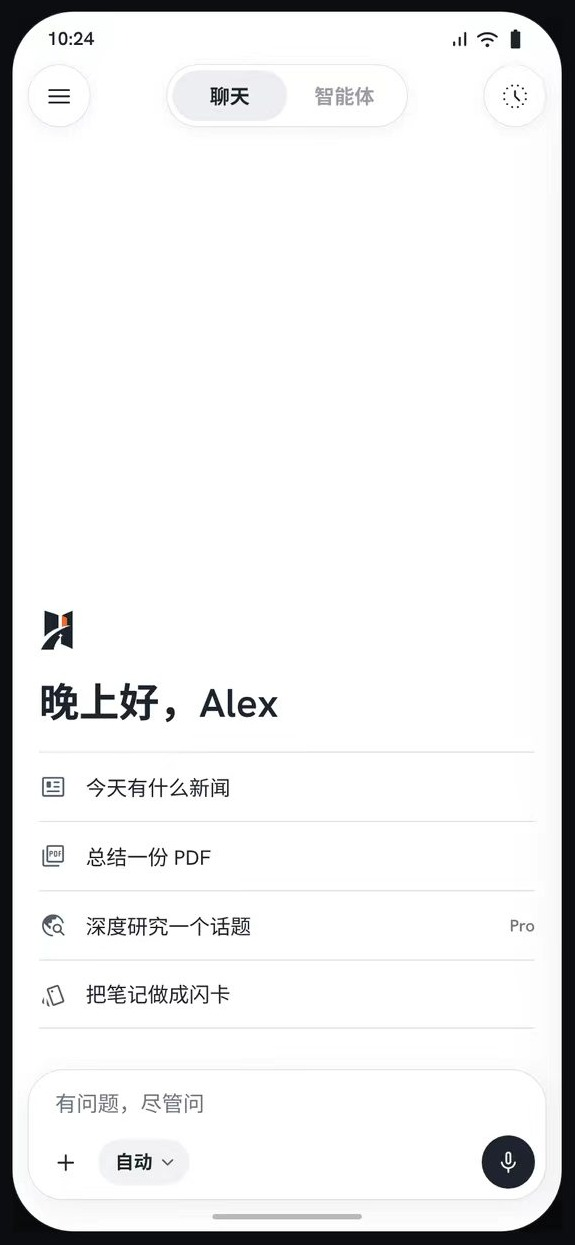
#> input picture UIDesign/app/medley/docs/verification/rounds/round4/orig-home-cn.jpg, 575 x 1245 px, found by its file name
$ python profile-hd.py
#> lines starting #> are read from the running program, lines starting #| are printed output that depends on the picture; after the words box and inside, x2 and y2 are one past the last pixel; in counts of white or black regions, pixels touching at a corner belong together
from PIL import Image
import numpy as np, os, sys
from collections import Counter
ROOT = '/home/hatch/workspace/DesignRepoForMuse'
J = os.path.join(ROOT, 'UIDesign/app/medley/docs/verification/rounds/v1.3/judge')
R = os.path.join(ROOT, 'UIDesign/app/medley/docs/verification/rounds/v1.6/post6')
def clusters_1d(xs):
    if len(xs) == 0:
        return []
    out = []; s = xs[0]; p = xs[0]
    for x in xs[1:]:
        if x - p > 5:
            out.append((int(s), int(p))); s = x
        p = x
    out.append((int(s), int(p)))
    return out
def phone_geom_cn(a, bg):
    H, W = a.shape[0], a.shape[1]
    dm = (np.abs(a - np.array(bg)).max(axis=2) > 40)
    # indicator rows 1214-1218 in crop coords for chinese crops
    y = 1216
    xs = np.where(dm[y, :])[0]
    cl = clusters_1d(xs)
    cx = W // 2
    cen = [c for c in cl if c[0] <= cx <= c[1]]
    ic = (cen[0][0] + cen[0][1]) / 2 if cen else W / 2
    xoff = ic - 280
    return (18, 0.6964, xoff)
def phone_geom_detail(a, bg):
    H, W = a.shape[0], a.shape[1]
    dm = (np.abs(a - np.array(bg)).max(axis=2) > 40)
    # find indicator: bottom 40 rows, centred cluster width 95-115
    best = None
    for y in range(H - 40, H):
        xs = np.where(dm[y, :])[0]
        cl = clusters_1d(xs)
        cx = W // 2
        cen = [c for c in cl if c[0] <= cx <= c[1] and 90 <= c[1] - c[0] + 1 <= 115]
        if cen:
            best = (y, (cen[0][0] + cen[0][1]) / 2)
    if best is None:
        return (30, 1.0, 0)
    y, ic = best
    phone_bottom = y + 9
    top = phone_bottom - 844
    xoff = ic - 195
    return (top, 1.0, xoff)
def bands(a, bg, top, sc, xoff, minc=8):
    dm = (np.abs(a - np.array(bg)).max(axis=2) > 40)
    # restrict to phone INTERIOR rect (20px inset each side kills bezel columns)
    H, W = a.shape[0], a.shape[1]
    x0 = int(round(xoff)) + 20; x1 = int(round(xoff + 390 / sc)) - 20
    y0 = int(round(top)); y1 = int(round(top + 844 / sc))
    sub = np.zeros_like(dm)
    sub[max(0, y0):min(H, y1), max(0, x0):min(W, x1)] = dm[max(0, y0):min(H, y1), max(0, x0):min(W, x1)]
    dm = sub
    cnt = dm.sum(axis=1)
    out = []; ing = False
    for y, c in enumerate(cnt):
        if c >= minc and not ing:
            s = y; ing = True
        if c < minc and ing:
            e = y - 1; ing = False
            ys, xs = np.where(dm[s:e + 1, :])
            out.append(((s - top) * sc, (e - top) * sc, (int(xs.min()) - xoff) * sc, (int(xs.max()) - xoff) * sc))
    if ing:
        e = len(cnt) - 1
        ys, xs = np.where(dm[s:e + 1, :])
        out.append(((s - top) * sc, (e - top) * sc, (int(xs.min()) - xoff) * sc, (int(xs.max()) - xoff) * sc))
    return out
def top_colors(a, bg, top, sc, xoff):
    H, W = a.shape[0], a.shape[1]
    y0 = int(top); y1 = int(top + 844 / sc)
    x0 = int(round(xoff)); x1 = int(round(xoff + 390 / sc))
    sub = a[y0:min(y1, H), max(0, x0):min(W, x1), :].reshape(-1, 3)
    dm = (np.abs(sub - np.array(bg)).max(axis=1) > 40)
    px = sub[dm]
    c = Counter(map(tuple, px.tolist()))
    return [(col, round(n / max(1, len(px)), 3)) for col, n in c.most_common(6)]
CASES = [
    ('home-cn', 'orig-home-cn.jpg', (255, 255, 255), 'home-light-cn.png', (255, 255, 255), 'cn'),
    ('lisbon-cn', 'orig-lisbon-cn.jpg', (17, 21, 24), 'chat-dark-lisbon-cn.png', (17, 21, 24), 'cn'),
    ('language', 'orig-language.jpg', (255, 255, 255), 'language-light.png', (253, 253, 253), 'cn'),
    ('home-en', 'orig-home-en.jpg', (245, 246, 248), 'home-light-en.png', (245, 246, 248), 'detail'),
    ('lisbon-en', 'orig-lisbon-en.jpg', (17, 21, 24), 'chat-dark-lisbon-en.png', (17, 21, 24), 'detail'),
    ('pricing', 'orig-pricing.jpg', (17, 21, 24), 'pricing-dark.png', (17, 21, 24), 'detail'),
    ('picker-a', 'orig-picker.jpg', (17, 21, 24), 'model-picker-a.png', (17, 21, 24), 'detail'),
    ('credits', 'orig-credits.jpg', (245, 246, 248), 'credits-light.png', (245, 246, 248), 'detail'),
]
only = sys.argv[1] if len(sys.argv) > 1 else None
for name, of, obg, rf, rbg, kind in CASES:
    if only and name != only:
        continue
    oa = np.array(Image.open(os.path.join(J, of)).convert('RGB')).astype(int)
    ra = np.array(Image.open(os.path.join(R, rf)).convert('RGB')).astype(int)
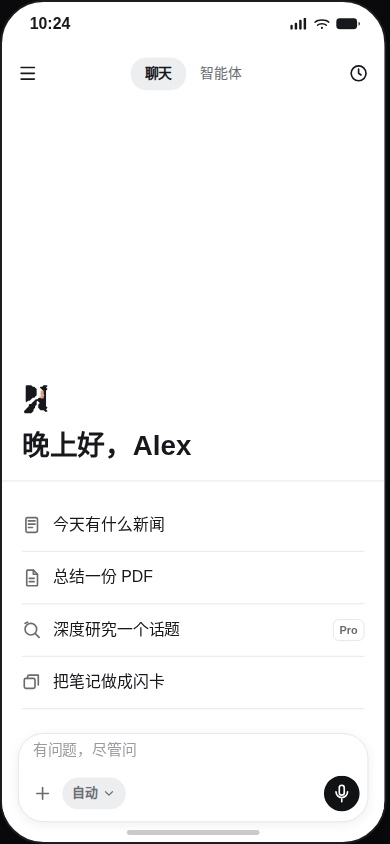
#> input picture UIDesign/app/medley/docs/verification/home-light-cn.png, 390 x 844 px, found by its file name
    if kind == 'cn':
        top, sc, xoff = phone_geom_cn(oa, obg)
#> in phone_geom_cn, `dm = (np.abs(a - np.array(bg)).max(axis=2) > 40)`:
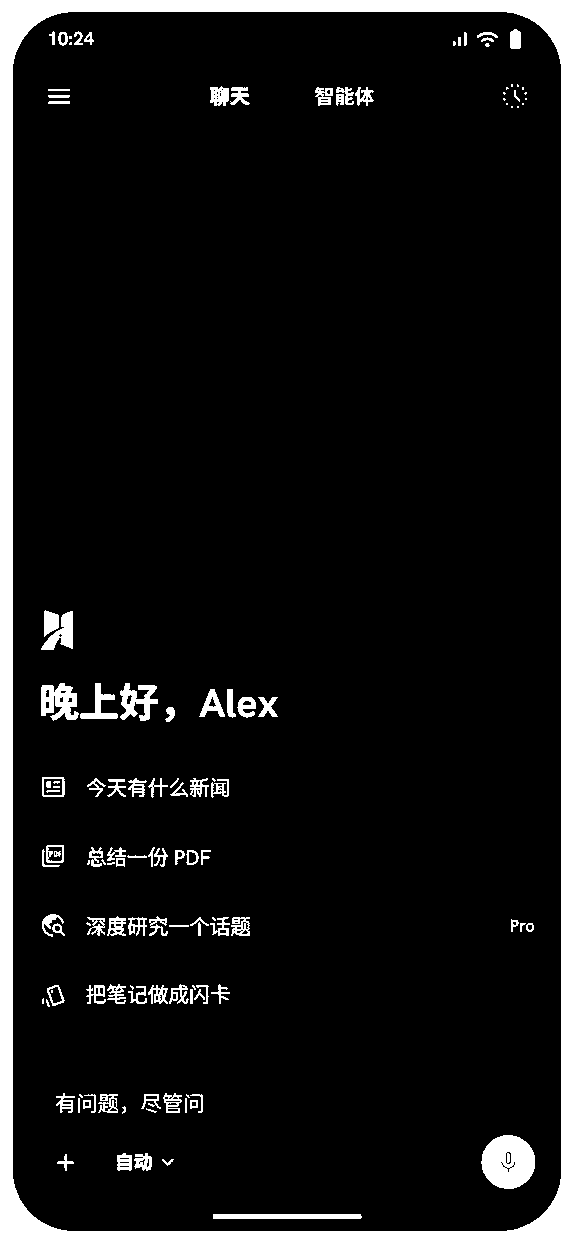
#> dm: shape (1245, 575) bool; 9.4% white; 126 white regions (32 under 20 px), largest, box (x1, y1, x2, y2) and area: (0, 0, 575, 1245) 51021, (481, 1135, 535, 1189) 2234, (41, 683, 79, 721) 949
#> in phone_geom_cn, `xs = np.where(dm[y, :])[0]`: xs = 218 values from 0 to 574
#> in clusters_1d, `s = xs[0]`: s = 0
#> the loop in clusters_1d, `for x in xs[1:]:` made 217 passes
#> (s, p) on pass 34: (213, 213)
#> s on pass 183: 540
#> after the loop in clusters_1d, `for x in xs[1:]:`: out = [(0, 33), (213, 361)]
#> in phone_geom_cn, `cl = clusters_1d(xs)`: cl = [(0, 33), (213, 361), (540, 574)]
#> in phone_geom_cn, `cen = [c for c in cl if c[0] <= cx <= c[1]]`: cen = [(213, 361)]
#> in phone_geom_cn, `ic = (cen[0][0] + cen[0][1]) / 2 if cen else W / 2`: ic = 287
#> in phone_geom_cn, `xoff = ic - 280`: xoff = 7
#> top = 18; sc = 0.696; xoff = 7
    else:
        top, sc, xoff = phone_geom_detail(oa, obg)
    ob = bands(oa, obg, top, sc, xoff)
#> in bands, `x0 = int(round(xoff)) + 20`: x0 = 27
#> in bands, `x1 = int(round(xoff + 390 / sc)) - 20`: x1 = 547
#> in bands, `y0 = int(round(top))`: y0 = 18
#> in bands, `y1 = int(round(top + 844 / sc))`: y1 = 1230
#> in bands, `sub[max(0, y0):min(H, y1), max(0, x0):min(W, x1)] = dm[max(0, y0):min(..`:
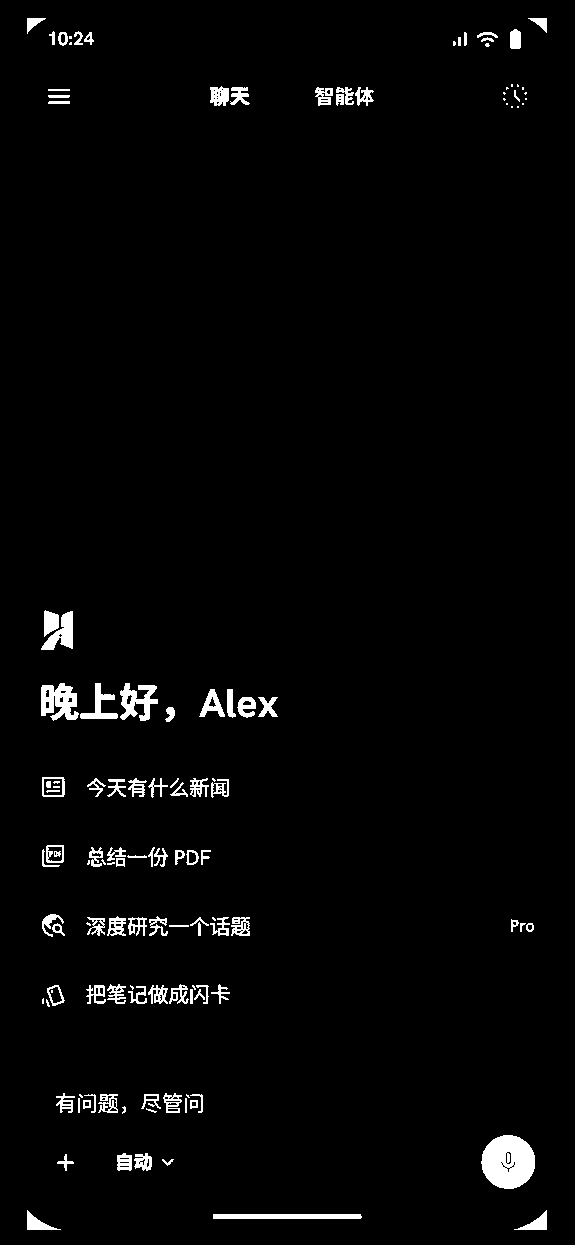
#> sub: shape (1245, 575) bool; 2.4% white; 129 white regions (32 under 20 px), largest, box (x1, y1, x2, y2) and area: (481, 1135, 535, 1189) 2234, (41, 683, 79, 721) 949, (120, 683, 158, 721) 760
#> in bands, `cnt = dm.sum(axis=1)`: cnt = 1245 values, max 168 at index 1218, min 0 at index 0, mean 13.64
#> the loop in bands, `for y, c in enumerate(cnt):` made 1245 passes
#> (c, ing) on passes 19, 50: (38, True), (0, False)
#> ing on passes 88, 107, 612, 651, 684, 722: True, False, True, False, True, False
#> after the loop in bands, `for y, c in enumerate(cnt):`: e = 1229; ing = False; out = 11 items, first 6: (0, 20.89, 13.93, 375.4), (48.05, 60.59, 28.55, 361.4), (413, 439.4, 23.68, 45.27), (463.1, 488.9, 23.68, 188), (528.6, 541.8, 24.37, 153.9), (575.9, 590.5, 24.37, 141.4); s = 1213; xs = 1278 values, max 546 at index 7, min 27 at index 0, mean 285.9; ys = 1278 values from 0 to 16
#> ob has the same summary as out in bands
    rb = bands(ra, rbg, 0, 1.0, 0)
#> call 2 of bands, with bg = (255, 255, 255), top = 0, sc = 1, xoff = 0, minc = 8
#> in bands (call 2), `dm = (np.abs(a - np.array(bg)).max(axis=2) > 40)`:
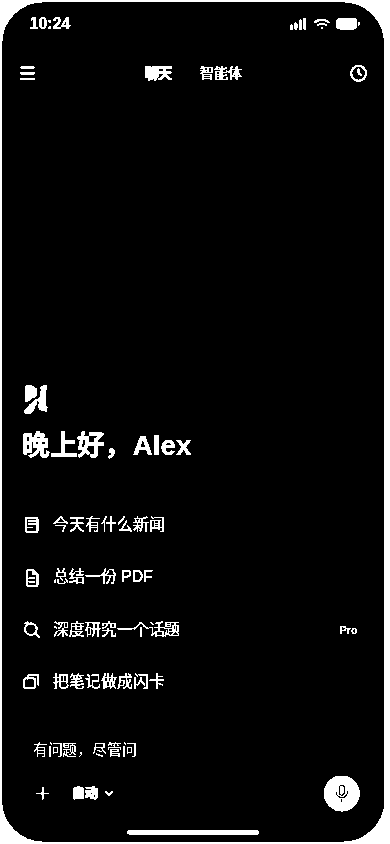
#> dm: shape (844, 390) bool; 5.8% white; 95 white regions (14 under 20 px), largest, box (x1, y1, x2, y2) and area: (0, 0, 390, 844) 9820, (324, 776, 360, 812) 968, (127, 830, 259, 835) 655
#> in bands (call 2), `sub[max(0, y0):min(H, y1), max(0, x0):min(W, x1)] = dm[max(0, y0):min(..`:
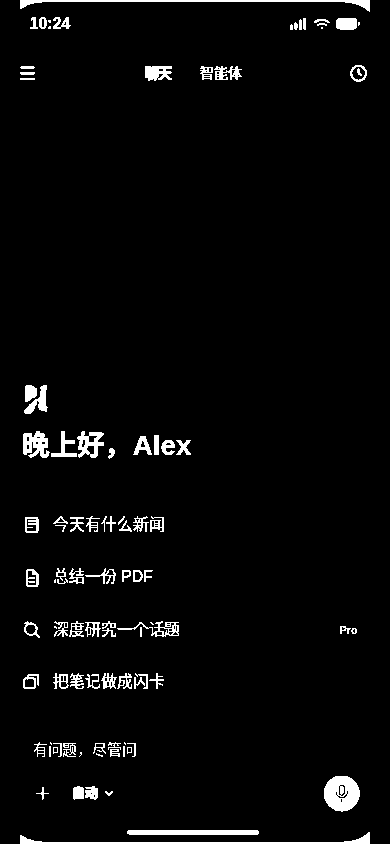
#> sub: shape (844, 390) bool; 3.4% white; 96 white regions (14 under 20 px), largest, box (x1, y1, x2, y2) and area: (324, 776, 360, 812) 968, (20, 832, 370, 844) 866, (20, 0, 370, 12) 862
#> in bands (call 2), `cnt = dm.sum(axis=1)`: cnt = 844 values, max 350 at index 0, min 0 at index 12, mean 13.21
#> the loop in bands (call 2), `for y, c in enumerate(cnt):` made 844 passes
#> (c, ing) on passes 1, 9, 18, 31: (350, True), (7, False), (16, True), (0, False)
#> after the loop in bands (call 2), `for y, c in enumerate(cnt):`: e = 810; ing = True; out = [(0, 7, 20, 369), (17, 29, 30, 359), (66, 80, 20, 366), (385, 412, 24, 47), (431, 457, 23, 190), (516, 532, 25, 163), (568, 583, 26, 152), (585, 586, 26, 37), (621, 636, 24, 356), (673, 688, 23, 163), (743, 756, 34, 135), (776, 810, 36, 359)]; s = 830; xs = 1298 values, max 359 at index 502, min 36 at index 631, mean 274.8; ys = 1298 values from 0 to 34
#> in bands (call 2), `e = len(cnt) - 1`: e = 843
#> in bands (call 2), `ys, xs = np.where(dm[s:e + 1, :])`: ys = 1521 values from 0 to 13; xs = 1521 values, max 369 at index 395, min 20 at index 664, mean 197.4
#> rb = [(0, 7, 20, 369), (17, 29, 30, 359), (66, 80, 20, 366), (385, 412, 24, 47), (431, 457, 23, 190), (516, 532, 25, 163), (568, 583, 26, 152), (585, 586, 26, 37), (621, 636, 24, 356), (673, 688, 23, 163), (743, 756, 34, 135), (776, 810, 36, 359), (830, 843, 20, 369)]
    print(f'===== {name} orig geom top={top} sc={sc:.3f} xoff={xoff:.1f} bands={len(ob)} render bands={len(rb)} =====')
#| ===== home-cn orig geom top=18 sc=0.696 xoff=7.0 bands=11 render bands=13 =====
    print('ORIG bands (top,bottom,left,right) phone coords:')
    for b in ob:
        print('  ', tuple(round(v, 1) for v in b))
#> this loop made 11 passes
#> b on passes 1 to 11: (0, 20.89, 13.93, 375.4), (48.05, 60.59, 28.55, 361.4), (413, 439.4, 23.68, 45.27), (463.1, 488.9, 23.68, 188), (528.6, 541.8, 24.37, 153.9), (575.9, 590.5, 24.37, 141.4), (624.7, 638.6, 24.37, 366.3), (673.4, 686.7, 24.37, 154.6), (749.3, 761.9, 34.12, 135.8), (777.9, 814.8, 34.82, 367), (832.2, 843.3, 13.93, 375.4)
#|    (0.0, 20.9, 13.9, 375.4)
#|    (48.1, 60.6, 28.6, 361.4)
#|    (413.0, 439.4, 23.7, 45.3)
#|    (463.1, 488.9, 23.7, 188.0)
#|    (528.6, 541.8, 24.4, 153.9)
#|    (575.9, 590.5, 24.4, 141.4)
#|    (624.7, 638.6, 24.4, 366.3)
#|    (673.4, 686.7, 24.4, 154.6)
#> (further printed lines are left out)
    print('RENDER bands:')
    for b in rb:
        print('  ', tuple(round(v, 1) for v in b))
#> this loop made 13 passes
#|    (0.0, 7.0, 20.0, 369.0)
#|    (17.0, 29.0, 30.0, 359.0)
#|    (66.0, 80.0, 20.0, 366.0)
#|    (385.0, 412.0, 24.0, 47.0)
#|    (431.0, 457.0, 23.0, 190.0)
#|    (516.0, 532.0, 25.0, 163.0)
#|    (568.0, 583.0, 26.0, 152.0)
#|    (585.0, 586.0, 26.0, 37.0)
#> (further printed lines are left out)
    print('ORIG top colors:', top_colors(oa, obg, top, sc, xoff))
#> in top_colors, `y0 = int(top)`: y0 = 18
#> in top_colors, `y1 = int(top + 844 / sc)`: y1 = 1229
#> in top_colors, `x0 = int(round(xoff))`: x0 = 7
#> in top_colors, `x1 = int(round(xoff + 390 / sc))`: x1 = 567
#> in top_colors, `c = Counter(map(tuple, px.tolist()))`: c = 3595 items
#| ORIG top colors: [((12, 13, 15), 0.098), ((13, 14, 18), 0.035), ((11, 10, 15), 0.029), ((12, 11, 16), 0.029), ((0, 1, 3), 0.027), ((133, 135, 134), 0.027)]
    print('RENDER top colors:', top_colors(ra, rbg, 0, 1.0, 0))
#| RENDER top colors: [((28, 28, 30), 0.153), ((23, 24, 28), 0.124), ((8, 8, 11), 0.094), ((8, 8, 10), 0.053), ((17, 18, 20), 0.041), ((14, 14, 17), 0.04)]
#> pass 2 of the loop `for name, of, obg, rf, rbg, kind in CASES:`:
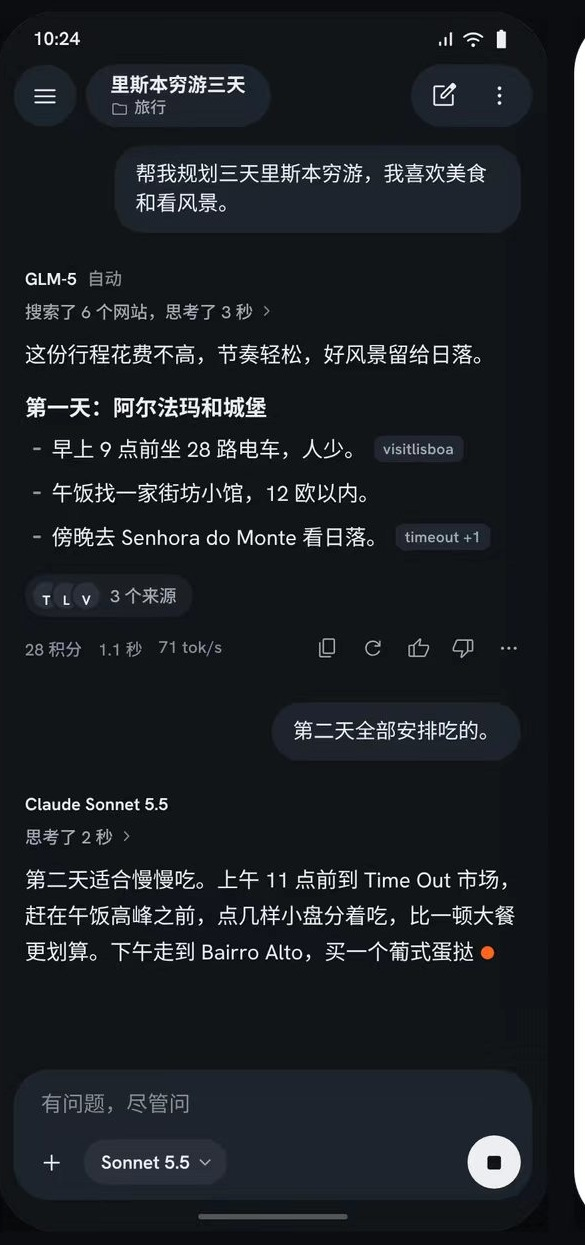
#> input picture UIDesign/app/medley/docs/verification/rounds/round4/orig-lisbon-cn.jpg, 585 x 1245 px, found by its file name
#> oa: shape (1245, 585, 3) int64
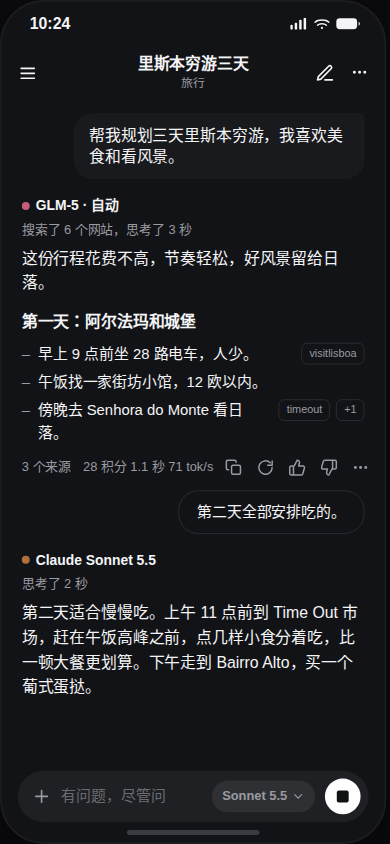
#> input picture UIDesign/app/medley/docs/verification/chat-dark-lisbon-cn.png, 390 x 844 px, found by its file name
#> the loop in clusters_1d (call 2), `for x in xs[1:]:` made 147 passes
#> `top, sc, xoff = phone_geom_cn(oa, obg)`: xoff = -7.5
#> sub: shape (1245, 585) bool; 6% white; 535 white regions (182 under 20 px), largest, box (x1, y1, x2, y2) and area: (467, 1135, 521, 1189) 2127, (199, 1214, 347, 1219) 739, (223, 397, 267, 418) 628
#> ob = 23 items, first 6: (9.05, 20.89, 28.9, 356.9), (39.69, 66.85, 28.9, 354.1), (101, 114.2, 99.93, 343), (121.9, 134.4, 99.93, 161.9), (176.9, 185.9, 22.63, 88.79), (198.5, 209.6, 22.63, 191.9)
#> in bands (call 4), `dm = (np.abs(a - np.array(bg)).max(axis=2) > 40)`:
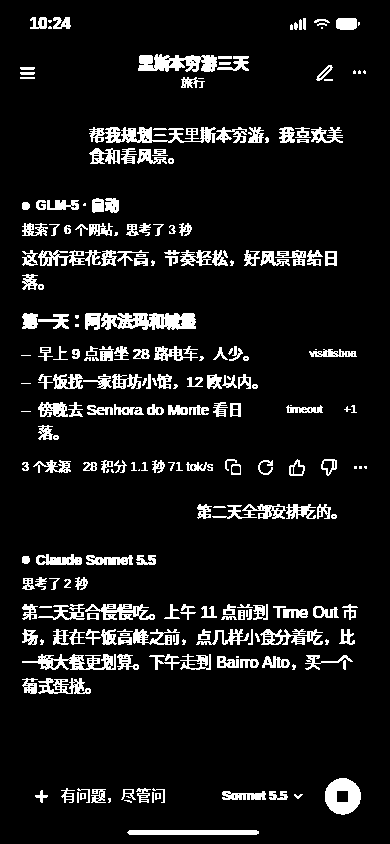
#> dm: shape (844, 390) bool; 9% white; 242 white regions (43 under 20 px), largest, box (x1, y1, x2, y2) and area: (101, 313, 196, 330) 1203, (89, 127, 216, 143) 1114, (138, 54, 217, 72) 1000
#> cnt = 844 values, max 196 at index 252, min 0 at index 0, mean 35.21
#> the loop in bands (call 4), `for y, c in enumerate(cnt):` made 844 passes
#> (ing, ys, xs) on passes 279, 428: (False, [0, 0, 0, 0, 0, 0, 0, 0], [26, 27, 28, 29, 30, 31, 32, 33]), (False, [0, 0, 0, 0, 0, 0, 0, 0, 0, 0, 0, 0, 0, 0, 0], [38, 39, 40, 41, 42, 43, 44, 45, 46, 47, 48, 49, 50, 51, 52])
#> after the loop in bands (call 4), `for y, c in enumerate(cnt):`: e = 834; ing = False; out = 27 items, first 6: (17, 29, 30, 359), (55, 74, 20, 365), (77, 87, 20, 332), (127, 142, 89, 342), (148, 163, 89, 173), (198, 211, 22, 118); s = 830; xs = 650 values, max 258 at index 258, min 127 at index 259, mean 192.7; ys = 650 values from 0 to 4
#> rb has the same summary as out in bands
#| ===== lisbon-cn orig geom top=18 sc=0.696 xoff=-7.5 bands=23 render bands=27 =====
#> the loop `for b in ob:` made 23 passes
#> (printed output is left out)
#> the loop `for b in rb:` made 27 passes
#> (printed output is left out)
#| ORIG top colors: [((252, 255, 255), 0.017), ((237, 238, 242), 0.007), ((251, 255, 255), 0.006), ((249, 253, 255), 0.006), ((248, 252, 255), 0.006), ((82, 86, 89), 0.006)]
#| RENDER top colors: [((245, 245, 247), 0.13), ((255, 255, 255), 0.026), ((88, 89, 92), 0.023), ((58, 59, 64), 0.022), ((154, 155, 162), 0.012), ((152, 153, 155), 0.006)]
#> (the run stopped early here; a loop or call above may not have finished)
